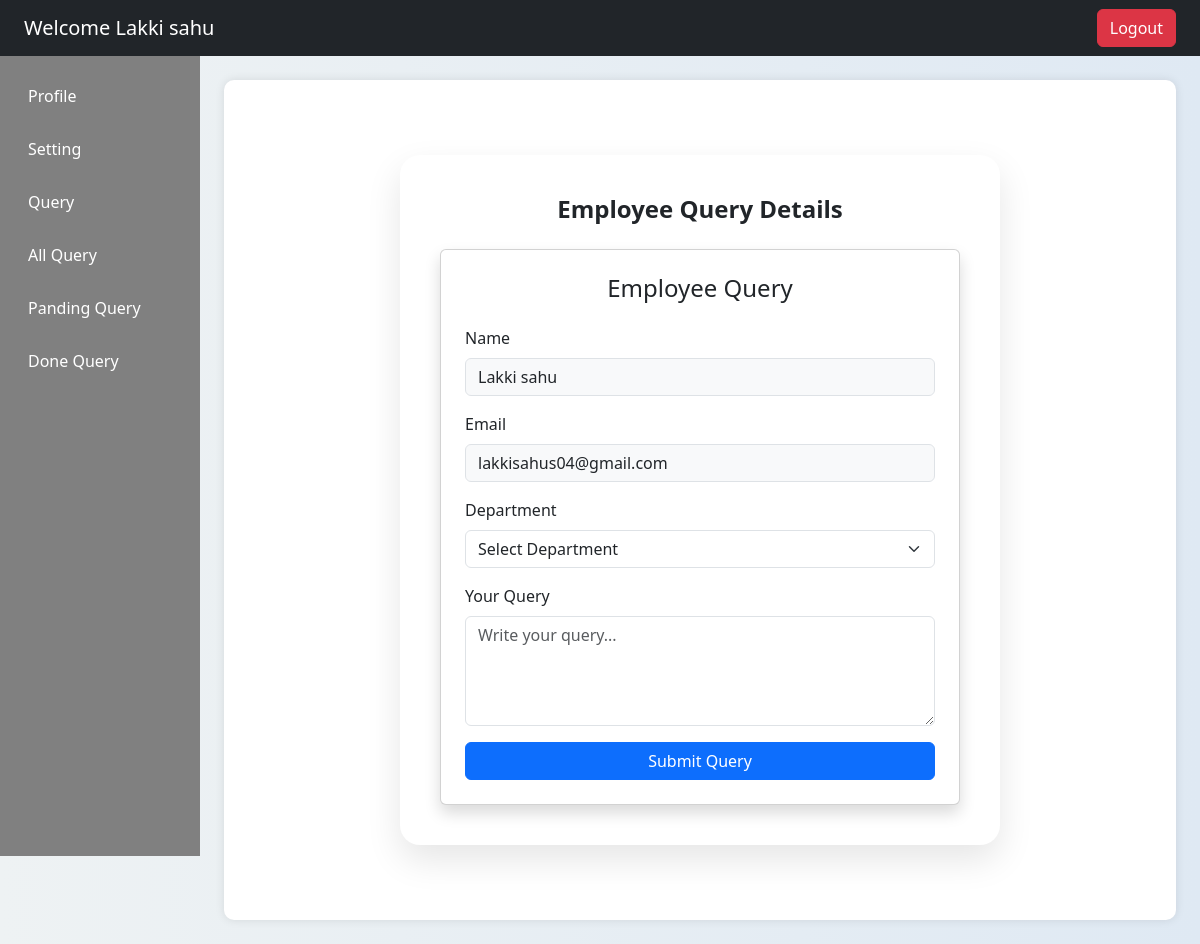
The app's page /empdeshbord/query/ (signed in) with its own data.
### app/models.py (models this page shows)
class AddEmployee(models.Model):
    Name=models.CharField(max_length=50)
    Email=models.EmailField()
    Contact=models.BigIntegerField()
    Images=models.ImageField(upload_to='image')
    Code=models.CharField(max_length=20)
    Departments=models.CharField(max_length=20, null=True)

### app/views.py (the view)
# urls.py: path('empdeshbord/query/',views.empquery,name='empquery'),
def empquery(req):
    if 'emp_id' in req.session:
        eid = req.session.get('emp_id')
        emp_data = AddEmployee.objects.get(id=eid)
        emp_dept = Department.objects.all()
        return render(req,'empdeshbord.html',{'data':emp_data , 'empquery':True, 'emp_dept':emp_dept})
    else:
        return redirect('Login')

### app/templates/empdeshbord.html (shortened to what this page needs)
<!DOCTYPE html>
<html lang="en">
<head>
    <link href="https://cdn.jsdelivr.net/npm/bootstrap@5.3.2/dist/css/bootstrap.min.css" rel="stylesheet">
    <link href="https://cdn.jsdelivr.net/npm/bootstrap@5.3.2/dist/css/bootstrap.min.css" rel="stylesheet">
</head>
<body>
    <nav class="navbar navbar-dark bg-dark px-4">
        <span class="navbar-brand">Welcome {{data.Name}}</span>
        <a href="{% url 'logout' %}"><button class="btn btn-danger">Logout</button></a>
    </nav>
    <div class="container-fluid">
        <div class="row">
            <div class="col-md-3 col-lg-2 sidebar p-3">
                <a href="{% url 'profile' %}">Profile</a>
                <a href="{% url 'setting' %}">Setting</a>
                <a href="{% url 'empquery' %}">Query</a>
                <a href="{% url 'allquery' %}">All Query</a>
                <a href="{% url 'pendingquery' %}">Panding Query</a>
                <a href="{% url 'donequery' %}">Done Query</a>
            </div>
            <div class="col-md-9 col-lg-10 p-4">
                <div class="content-box">
                    {% if profile %}
                    <link href="https://cdn.jsdelivr.net/npm/bootstrap@5.3.2/dist/css/bootstrap.min.css"
                        rel="stylesheet">
                    <link
                        href="https://cdnjs.cloudflare.com/ajax/libs/bootstrap-icons/1.11.1/font/bootstrap-icons.min.css"
                        rel="stylesheet">
                    <style>
                        body {
                            background: linear-gradient(to right, #e3f2fd, #f8f9fa);
                            font-family: 'Segoe UI', sans-serif;
                        }
                        .profile-wrapper {
                            min-height: 100vh;
                            display: flex;
                            align-items: center;
                            justify-content: center;
                        }
                        .profile-card {
                            width: 100%;
                            max-width: 500px;
                            border-radius: 20px;
                            padding: 40px 30px;
                            background: #ffffff;
                            box-shadow: 0 15px 35px rgba(0, 0, 0, 0.1);
                            text-align: center;
                            transition: 0.3s ease;
                        }
                        .profile-card:hover {
                            transform: translateY(-5px);
                        }
                        .profile-img {
                            width: 160px;
                            height: 160px;
                            object-fit: cover;
                            border-radius: 50%;
                            border: 6px solid #0d6efd;
                            padding: 5px;
                            background: #fff;
                            margin-bottom: 20px;
                        }
                        .profile-name {
                            font-size: 24px;
                            font-weight: 700;
                            margin-bottom: 5px;
                        }
                        .profile-role {
                            color: gray;
                            font-size: 14px;
                            margin-bottom: 20px;
                        }
                        .profile-info {
                            text-align: left;
                            margin-top: 20px;
                        }
                        .profile-info p {
                            padding: 10px 0;
                            margin-bottom: 0;
                            border-bottom: 1px solid #eee;
                            font-size: 15px;
                            display: flex;
                            align-items: center;
                        }
                        .profile-info i {
                            color: #0d6efd;
                            margin-right: 10px;
                            font-size: 18px;
                        }
                        .profile-info span {
                            font-weight: 600;
                            margin-right: 5px;
                        }
                        .btn-edit {
                            margin-top: 25px;
                            border-radius: 25px;
                            padding: 8px 25px;
                        }
                    </style>
                    <div class="profile-wrapper">
                        <div class="profile-card">
                            {% if data.Images %}
                            <img src="{{ data.Images.url }}" alt="Profile Image" class="profile-img">
                            {% else %}
                            <img src="https://via.placeholder.com/160" class="profile-img">
                            {% endif %}
                            <div class="profile-name">{{ data.Name }}</div>
                            <div class="profile-role">{{ data.Departments }}</div>
                            <hr>
                            <div class="profile-info">
                                <p><i class="bi bi-envelope-fill"></i><span>Email:</span> {{ data.Email }}</p>
                                <p><i class="bi bi-telephone-fill"></i><span>Contact:</span> {{ data.Contact }}</p>
                                <p><i class="bi bi-person-badge-fill"></i><span>Code:</span> {{ data.Code }}</p>
                                <p><i class="bi bi-building"></i><span>Department:</span> {{ data.Departments }}</p>
                            </div>
                            {% comment %} <a href="#" class="btn btn-primary btn-edit">
                                <i class="bi bi-pencil-square"></i> Edit Profile
                            </a> {% endcomment %}
                        </div>
                    </div>
                    {% elif empquery %}
                    <link href="https://cdn.jsdelivr.net/npm/bootstrap@5.3.2/dist/css/bootstrap.min.css"
                        rel="stylesheet">
                    <div class="form-wrapper">
                        <div class="query-card">
                            <h4 class="query-title">Employee Query Details</h4>
                            <form action="{% url 'querydata' %}" method="post" class="card p-4 shadow">
                                <h4 class="text-center mb-4">Employee Query</h4>
                                <div class="mb-3">
                                    <label class="form-label">Name</label>
                                    <input type="text" name="name" value="{{data.Name}}" class="form-control" readonly>
                                </div>
                                <div class="mb-3">
                                    <label class="form-label">Email</label>
                                    <input type="email" name="email" value="{{data.Email}}" class="form-control"
                                        readonly>
                                </div>
                                <div class="mb-3">
                                    <label class="form-label">Department</label>
                                    <select name="department" class="form-select">
                                        <option value="">Select Department</option>
                                    </select>
                                </div>
                                <div class="mb-3">
                                    <label class="form-label">Your Query</label>
                                    <textarea name="query" class="form-control" rows="4"
                                        placeholder="Write your query..."></textarea>
                                </div>
                                <div class="d-grid">
                                    <button type="submit" class="btn btn-primary">Submit Query</button>
                                </div>
                            </form>
                            {% endif %}
                        </div>
                    </div>
</body>
</html>

### app/templates/empdeshbord.html (style rules this page uses)
.sidebar { height: 100vh; background: gray; }
.sidebar a { color: #fff; text-decoration: none; display: block; padding: 12px; border-radius: 5px; margin-bottom: 5px; }
.content-box { background: white; border-radius: 10px; padding: 20px; box-shadow: 0 0 10px rgba(0, 0, 0, 0.1); min-height: 400px; }
body { background-color: #f4f6f9; }
.card { border-radius: 15px; }
body { background: linear-gradient(to right, #eef2f3, #dfe9f3); font-family: 'Segoe UI', sans-serif; }
.form-wrapper { min-height: 100vh; display: flex; align-items: center; justify-content: center; }
.query-card { width: 100%; max-width: 600px; background: #ffffff; padding: 40px; border-radius: 20px; box-shadow: 0 15px 35px rgba(0, 0, 0, 0.1); }
.query-title { font-weight: 700; margin-bottom: 25px; text-align: center; }
.form-control[readonly], textarea[readonly] { background-color: #f8f9fa; cursor: not-allowed; }

### records on screen
AddEmployee: Name "Lakki sahu", name "Lakki sahu", email "lakkisahus04@gmail.com"
